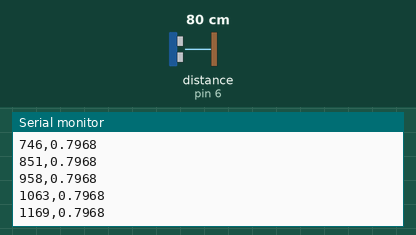
The sketch below on a simulated Arduino Uno, built with avr-gcc and run on an emulated ATmega328P. Parts: the last lines printed to the serial monitor. Wiring (from diagram.json): ultrasonic range finder: trigger pin 7; echo pin 6. The inputs (shaded band) are chosen by the test bench; at power-on: distance to the obstacle (sensor on pin 6) 80 cm. The echo pulse lasts 58.3 µs per cm.

Above: at 1.2 s.
1.3 s: distance to the obstacle (sensor on pin 6) set to 2 cm
At 1.38 s:
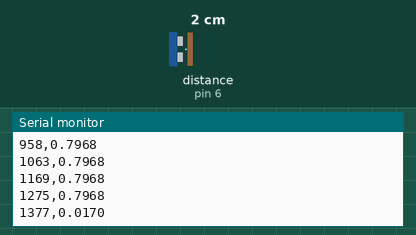
2.8 s: distance to the obstacle (sensor on pin 6) set to 4 cm
At 2.8 s:
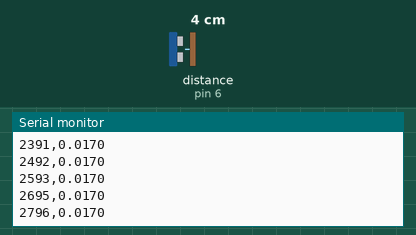
Timing chart, 0 to 5.8 s (numbered marks = the images above; inputs shaded):
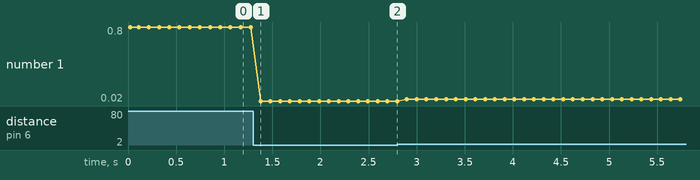

Measured:
- after the input at 1.3 s, the serial monitor: prints a new line after 0.08 s (image 1)
- plotted number 1: 0.8 → 0.02 after the input at 1.3 s

The sketch:

ph01-uniform-motion.ino
```cpp
// @pin D7=D7
// @pin D6=D6
// 등속 직선운동의 위치-시간 그래프
// @baud 9600
// @tunable samplingIntervalMs
unsigned long samplingIntervalMs = 100;

const byte TRIG_PIN=7,ECHO_PIN=6;
void setup() {
  Serial.begin(9600);
  pinMode(TRIG_PIN,OUTPUT);
  pinMode(ECHO_PIN,INPUT);
  Serial.println("time_ms,distance_m");
}
void loop() {
  digitalWrite(TRIG_PIN,LOW);
  delayMicroseconds(2);
  digitalWrite(TRIG_PIN,HIGH);
  delayMicroseconds(10);
  digitalWrite(TRIG_PIN,LOW);
  unsigned long us=pulseIn(ECHO_PIN,HIGH,30000);
  // 미수신은 nan 대신 -1로 표시합니다. nan 문자열은 표 계산 프로그램이
  // 숫자로 읽지 못해 그래프가 조용히 깨집니다.
  float distanceM=us?us*0.000343f/2.0f:-1.0f;
  Serial.print(millis());
  Serial.print(',');
  Serial.println(distanceM,4);
  delay(samplingIntervalMs);
}
```
